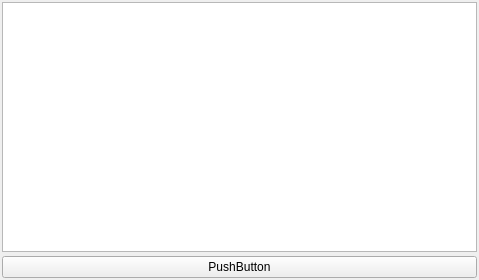
<?xml version="1.0" encoding="UTF-8"?>
<ui version="4.0">
 <class>Account</class>
 <widget class="QWidget" name="Account">
  <property name="geometry">
   <rect>
    <x>0</x>
    <y>0</y>
    <width>479</width>
    <height>280</height>
   </rect>
  </property>
  <property name="windowTitle">
   <string>Form</string>
  </property>
  <layout class="QGridLayout" name="gridLayout">
   <property name="leftMargin">
    <number>2</number>
   </property>
   <property name="topMargin">
    <number>2</number>
   </property>
   <property name="rightMargin">
    <number>2</number>
   </property>
   <property name="bottomMargin">
    <number>2</number>
   </property>
   <property name="verticalSpacing">
    <number>4</number>
   </property>
   <item row="0" column="0">
    <widget class="QListWidget" name="listWidget">
     <property name="dragEnabled">
      <bool>true</bool>
     </property>
     <property name="verticalScrollMode">
      <enum>QAbstractItemView::ScrollPerPixel</enum>
     </property>
    </widget>
   </item>
   <item row="1" column="0">
    <widget class="QPushButton" name="pushButton">
     <property name="text">
      <string>PushButton</string>
     </property>
    </widget>
   </item>
  </layout>
 </widget>
 <resources/>
 <connections/>
</ui>
